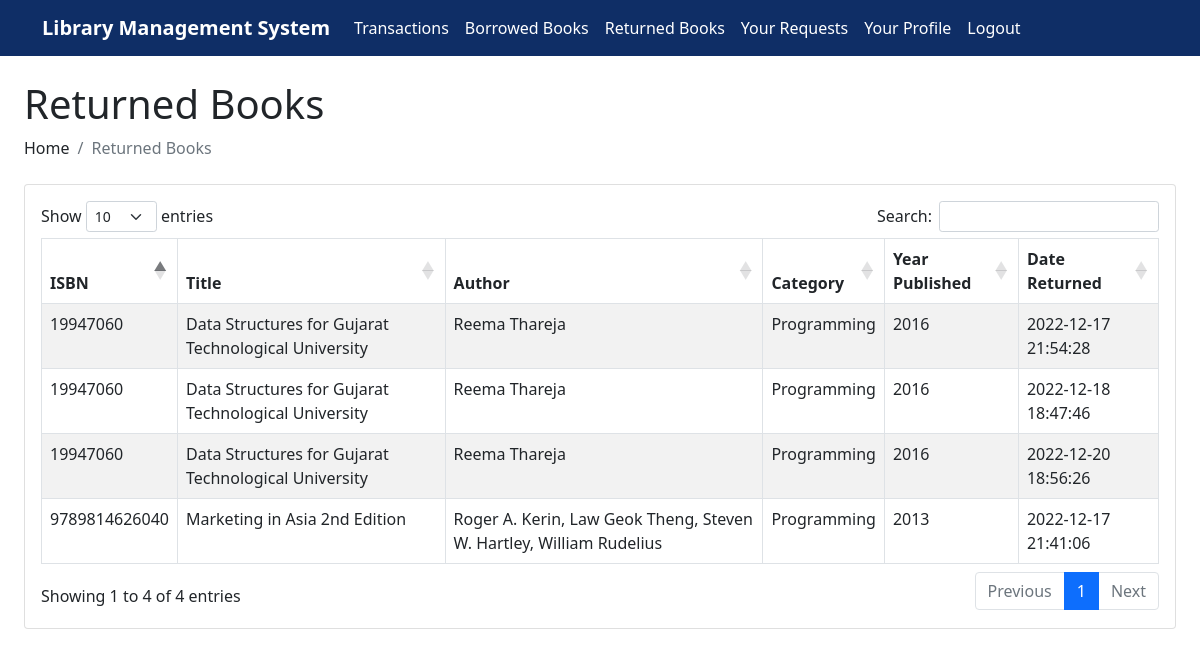
Page /returned-books.php (signed in) on the committed database.
### tables this page shows
CREATE TABLE `settings` (
  `id` int(11) NOT NULL,
  `wbsiteTitle` varchar(160) NOT NULL,
  `wbsiteDesc` varchar(1000) NOT NULL,
  `wbsiteHeadColor` varchar(160) NOT NULL,
  `wbsiteFavIcon` varchar(160) NOT NULL
);

CREATE TABLE `returned_books` (
  `id` int(11) NOT NULL,
  `userID` int(11) NOT NULL,
  `bookID` int(11) NOT NULL,
  `dateReturned` timestamp NOT NULL DEFAULT current_timestamp()
);

CREATE TABLE `books` (
  `id` int(11) NOT NULL,
  `bookIsbn` varchar(191) NOT NULL,
  `bookTitle` varchar(191) NOT NULL,
  `bookAuthor` varchar(191) NOT NULL,
  `bookCategory` int(11) NOT NULL,
  `bookYrPub` int(11) NOT NULL,
  `bookCopies` int(11) NOT NULL
);

CREATE TABLE `categories` (
  `id` int(11) NOT NULL,
  `bookCategory` varchar(191) NOT NULL
);

### admin/settings-query.php (called while the page is built)
<?php
	$query = "SELECT * FROM settings WHERE id = '1' ";
    $query_run = mysqli_query($con, $query);
    $settingsData = mysqli_fetch_assoc($query_run);
?>

### verify-user.php (called while the page is built)
<?php
if(!empty($_SESSION["id"])){
  $user_id = $_SESSION["id"];
  $result = mysqli_query($con, "SELECT * FROM users WHERE id = $user_id");
  $row = mysqli_fetch_assoc($result);
}
else{
  header("Location: login.php");
}
?>

### returned-books.php (the view, shortened to what this page needs)
<?php
    require "dbcon.php";
    include('includes/header.php');
    include('verify-user.php');
?>
<div class="container-fluid px-4">
	<h1 class="mt-4">Returned Books</h1>
	<ol class="breadcrumb mb-4">
    	<li class="breadcrumb-item">Home</li>
        <li class="breadcrumb-item active">Returned Books</li>
    </ol>
  <div class="row">
    <div class="col-md-12">
        <div class="card">
            <div class="card-body table-responsive">
                <table id="returnedTable" class="table table-bordered table-striped">
                    <thead>
                        <tr>
                            <th>ISBN</th>
                            <th>Title</th>
                            <th>Author</th>
                            <th>Category</th>
                            <th>Year Published</th>
                            <th>Date Returned</th>
                        </tr>
                    </thead>
                    <tbody>
                        <?php
                            $studentID = $row['studentID'];
                            $query = "SELECT returned_books.id, users.studentID, books.bookIsbn, books.bookTitle, books.bookAuthor, categories.bookCategory, bookYrPub, dateReturned FROM `returned_books` INNER JOIN users ON users.id = returned_books.userID INNER JOIN books ON books.id = returned_books.bookID INNER JOIN categories ON categories.id = books.bookCategory WHERE studentID = '$studentID'";
                            $query_run = mysqli_query($con, $query);
                            if(mysqli_num_rows($query_run) > 0)
                            {
                                foreach($query_run as $books)
                                {
                                    ?>
                                    <tr>
                                        <td><?= $books['bookIsbn']; ?></td>
                                        <td><?= $books['bookTitle']; ?></td>
                                        <td><?= $books['bookAuthor']; ?></td>
                                        <td><?= $books['bookCategory']; ?></td>
                                        <td><?= $books['bookYrPub']; ?></td>
                                        <td><?= $books['dateReturned']; ?></td>
                                    </tr>
                                    <?php
                                }
                            }
                            else
                            {
                            }
                        ?>
                    </tbody>
                </table>
            </div>
        </div>
    </div>
</div>
</div>

### includes/navbar-top.php (shortened to what this page needs)
<nav class="navbar navbar-expand-lg navbar-dark" style="background-color: <?php echo $settingsData['wbsiteHeadColor'];?>;">
  <div class="container">
    <b><a class="navbar-brand" href="index.php"><?php echo $settingsData['wbsiteTitle'];?></a></b>
    <div class="collapse navbar-collapse" id="navbarsExample07">
      <ul class="navbar-nav me-auto mb-2 mb-lg-0">
        <li class="nav-item">
          <a class="nav-link active" aria-current="page" href="index.php">Transactions</a>
        </li>
        <li class="nav-item">
          <a class="nav-link active" aria-current="page" href="borrowed-books.php">Borrowed Books</a>
        </li>
        <li class="nav-item">
          <a class="nav-link active" aria-current="page" href="returned-books.php">Returned Books</a>
        </li>
        <li class="nav-item">
          <a class="nav-link active" aria-current="page" href="pending-requests.php">Your Requests</a>
        </li>
        <li class="nav-item">
          <a class="nav-link active" aria-current="page" href="your-profile.php">Your Profile</a>
        </li>
        <li class="nav-item">
          <a class="nav-link active" aria-current="page" href="logout.php">Logout</a>
        </li>
      </ul>
    </div>
  </div>
</nav>

### rows in the picture
settings: wbsiteTitle "Library Management System"
returned_books: bookID.bookIsbn "9789814626040", bookID.bookTitle "Marketing in Asia 2nd Edition", bookID.bookAuthor "Roger A. Kerin, Law Geok Theng, Steven W. Hartley, William Rudelius", categories.bookCategory "Programming", bookID.bookYrPub "2013", dateReturned "2022-12-17 21:41:06"
returned_books: bookID.bookIsbn "19947060", bookID.bookTitle "Data Structures for Gujarat Technological University", bookID.bookAuthor "Reema Thareja", categories.bookCategory "Programming", bookID.bookYrPub "2016", dateReturned "2022-12-17 21:54:28"
returned_books: bookID.bookIsbn "19947060", bookID.bookTitle "Data Structures for Gujarat Technological University", bookID.bookAuthor "Reema Thareja", categories.bookCategory "Programming", bookID.bookYrPub "2016", dateReturned "2022-12-18 18:47:46"
returned_books: bookID.bookIsbn "19947060", bookID.bookTitle "Data Structures for Gujarat Technological University", bookID.bookAuthor "Reema Thareja", categories.bookCategory "Programming", bookID.bookYrPub "2016", dateReturned "2022-12-20 18:56:26"
